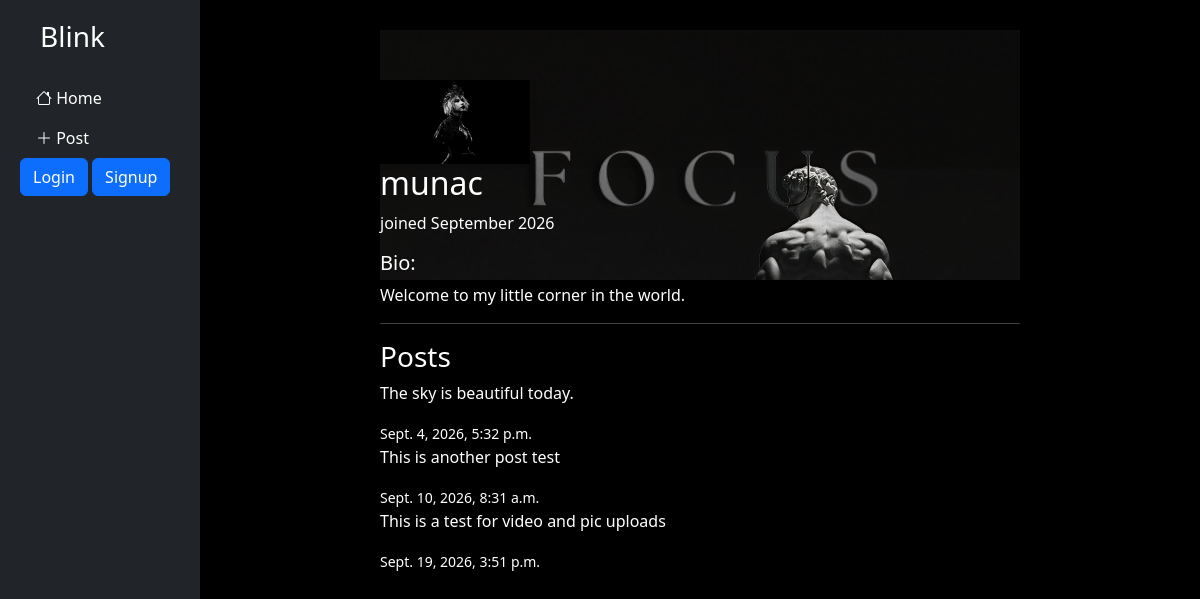
Page /users/profile/2/ on the earlier database version.
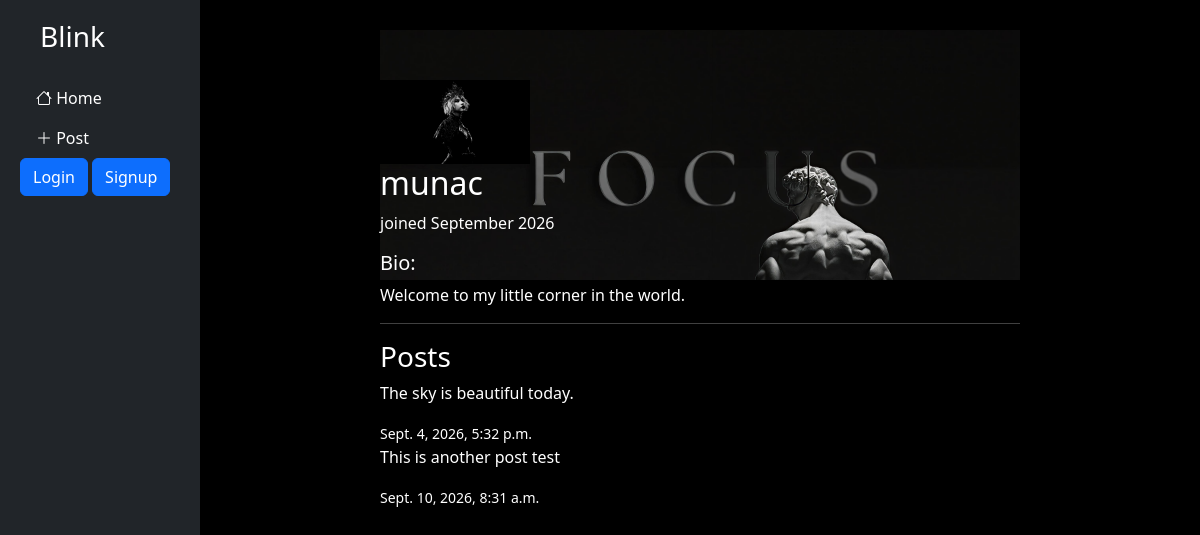
Same page on the later database version.
### posts/models.py (models this page shows, shortened)
class Post(models.Model):
    author = models.ForeignKey(
        get_user_model(),
        on_delete=models.CASCADE,
    )
    content = models.TextField(max_length=200)
    image = models.ImageField(
        upload_to='post_images/',
        blank=True,
        null=True
    )
    video = models.FileField(
        upload_to='post_videos/',
        blank=True,
        null=True
    )
    date = models.DateTimeField(auto_now_add=True)

### users/views.py (the view)
# urls.py: path('profile/<int:pk>/', ProfileView.as_view(), name='profile'),
class ProfileView(DetailView):
    model = CustomUser
    template_name = 'users/profile.html'
    context_object_name = 'profile_user'

### templates/users/profile.html (shortened to what this page needs)
{% extends 'base.html' %}
{% block content %}
<div>
    <div class="profile-background">
        {% if profile_user.background_picture %}
        <img src="{{ profile_user.background_picture.url }}" alt="Background Picture"
        style="width: 100%; height: 250px; object-fit: cover;">
        {% endif %}
    </div>
    {% if profile_user.profile_picture %}
        <img src="{{ profile_user.profile_picture.url}}"
        alt="Profile Picture" width="150">
     {% endif %}
     <h2>{{ profile_user.username }}</h2>
     <p>joined {{ profile_user.date_joined|date:"F Y" }}</p>
     <h5>Bio:</h5>
     <p>{{ profile_user.bio }}</p>
     <hr>
     <h3>Posts</h3>
    {% for post in profile_user.post_set.all %}
        <div>
            <p>{{ post.content }}</p>
            <small>{{ post.date }}</small>
        </div>
        {% empty %}
        <p>No posts at the moment.</p>
    {% endfor %}
</div>
{% endblock content %}

Differences in the rows shown:
removed Post: content "This is a test for video and pic uploads", date "Sept. 19, 2026, 3:51 p.m."
